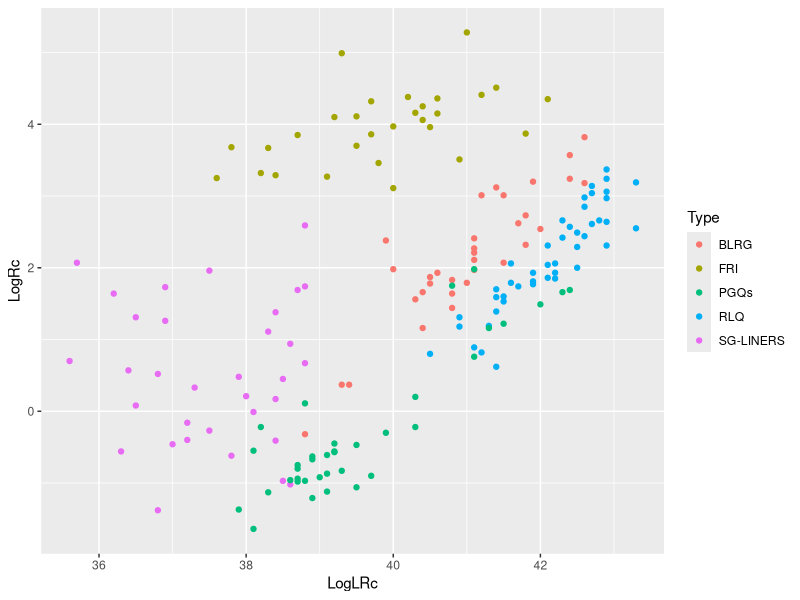
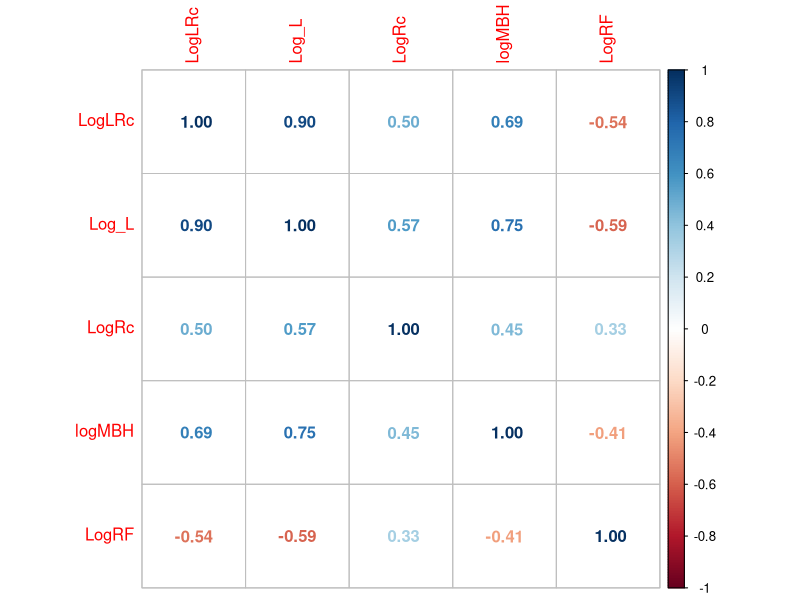
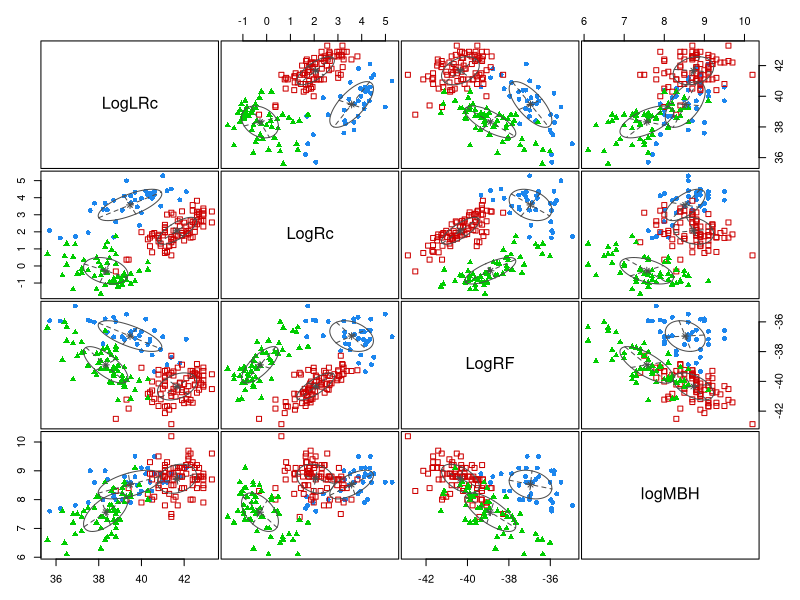
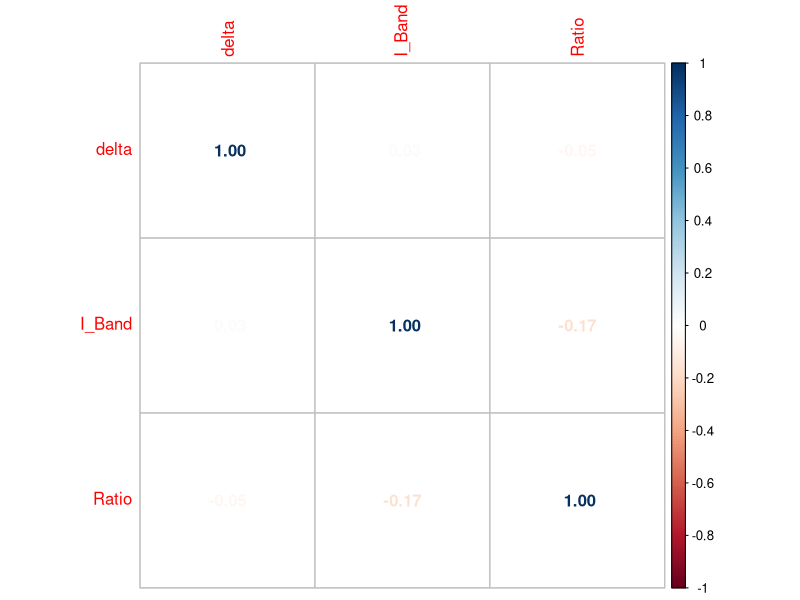
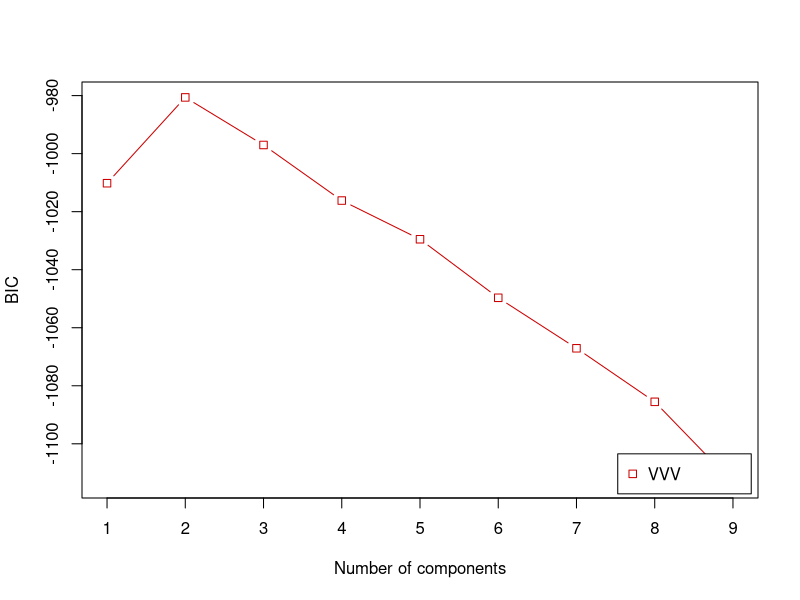
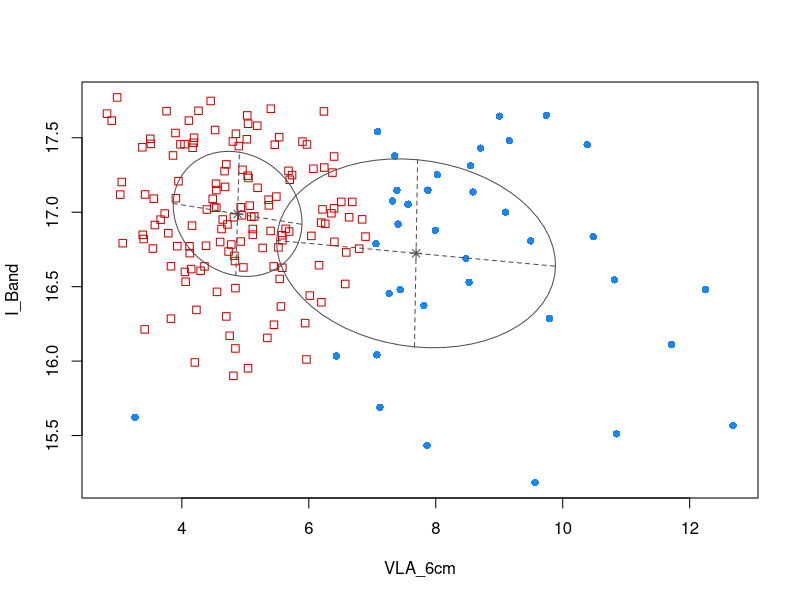
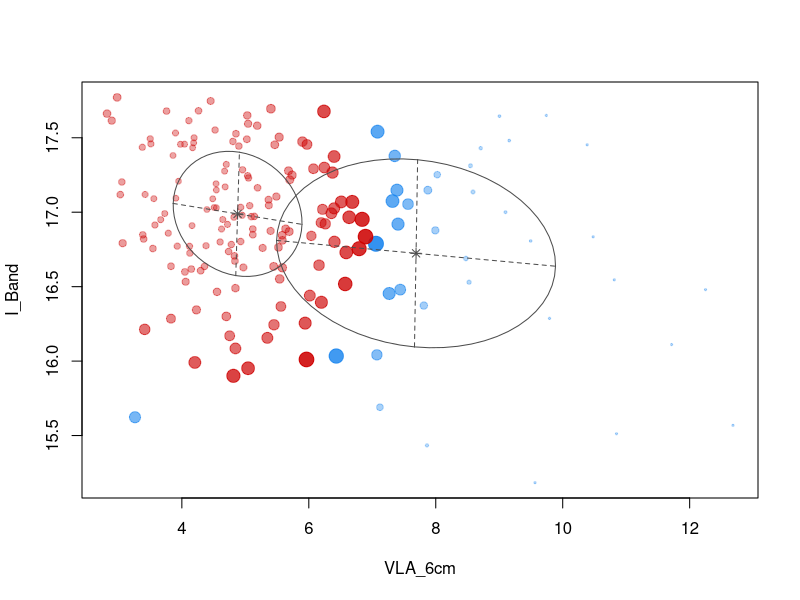
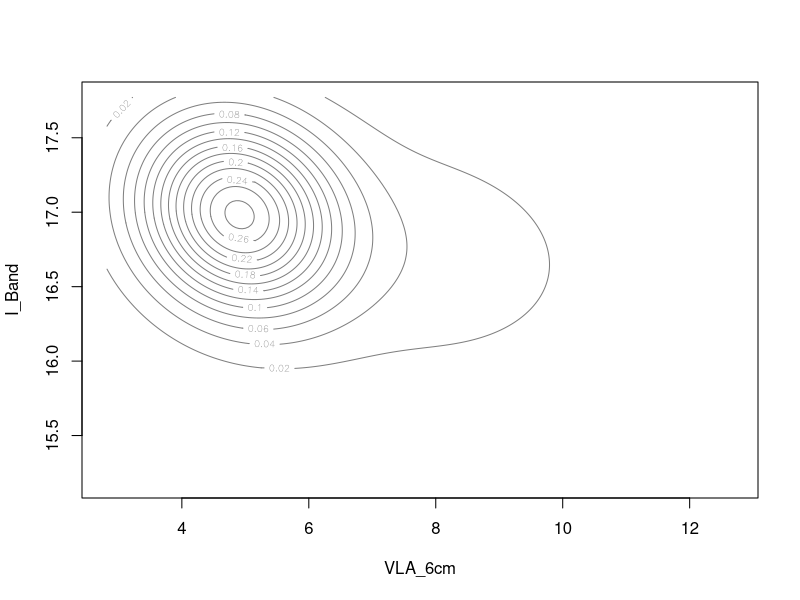

Write R code to recreate these figures, in order. (Note: this script raises an error after producing the figures.)
require(mclust)
require(magrittr)
require(dplyr)
require(corrplot)
require(ggplot2)

# First data Sikora

Sikora_data <-read.csv("..//dataset/Sikora_M.csv",header = T)

ggplot(Sikora_data,aes(x=LogLRc,y=LogRc,color=Type))+
  geom_point()

# Correlation between parameters
M <-cor(Sikora_data[,c(1:5)])
corrplot(M, method="number")

# Caso 1, includindo Log_L, LcorrM, LogRF

dc1 <- Mclust(Sikora_data[,c("LogLRc","LogRc","LogRF","logMBH")],modelName = "VVV")
plot(dc1,what="classification")

# Second data

Kell_data <-read.csv("..//dataset/Kell_table.csv")

# Correlation between parameters
Kell_data <- Kell_data %>% select(.,-2) %>%
  mutate(.,VLA_6cm = log(VLA_6cm))

M2 <-cor(Kell_data[,-2])
corrplot(M2, method="number")

# Caso 1, includindo Log_L, LcorrM, LogRF

dc2 <- Mclust(Kell_data[,2:3],modelName = "VVV")
plot(dc2)

outlier <- boxplot.stats(Kell_data$I_Band)$out

nb <- NbClust(Sikora_data_cut , diss=NULL, distance = "euclidean", 
              min.nc=2, max.nc=5, method = "average", 
              index = "all", alphaBeale = 0.1)


clusters <- hclust(dist(Sikora_data_cut), method = 'average')
clusterCut <- cutree(clusters, 2)
plot(Sikora_data_cut,col=clusterCut)

plot(bdata2[,1:2],col=clusterCut)

x<- bdata$Log_L
y<- bdata$LogLRc
fit<-lm(y~x) 
summary(fit)

x2<- log10(10^bdata$LogLRc + 10^bdata$Log_L)
y2<- bdata$LogLRc
fit2<-lm(y2~x2) 
summary(fit2)


b0<-bdata$Log_L
b0[b0 > 0]<- 1


ggplot(iris, aes(Petal.Length, Petal.Width, color = iris$Species)) + 
  geom_point(alpha = 0.4, size = 3.5) + geom_point(col = clusterCut) + 
  scale_color_manual(values = c('black', 'red', 'green'))
